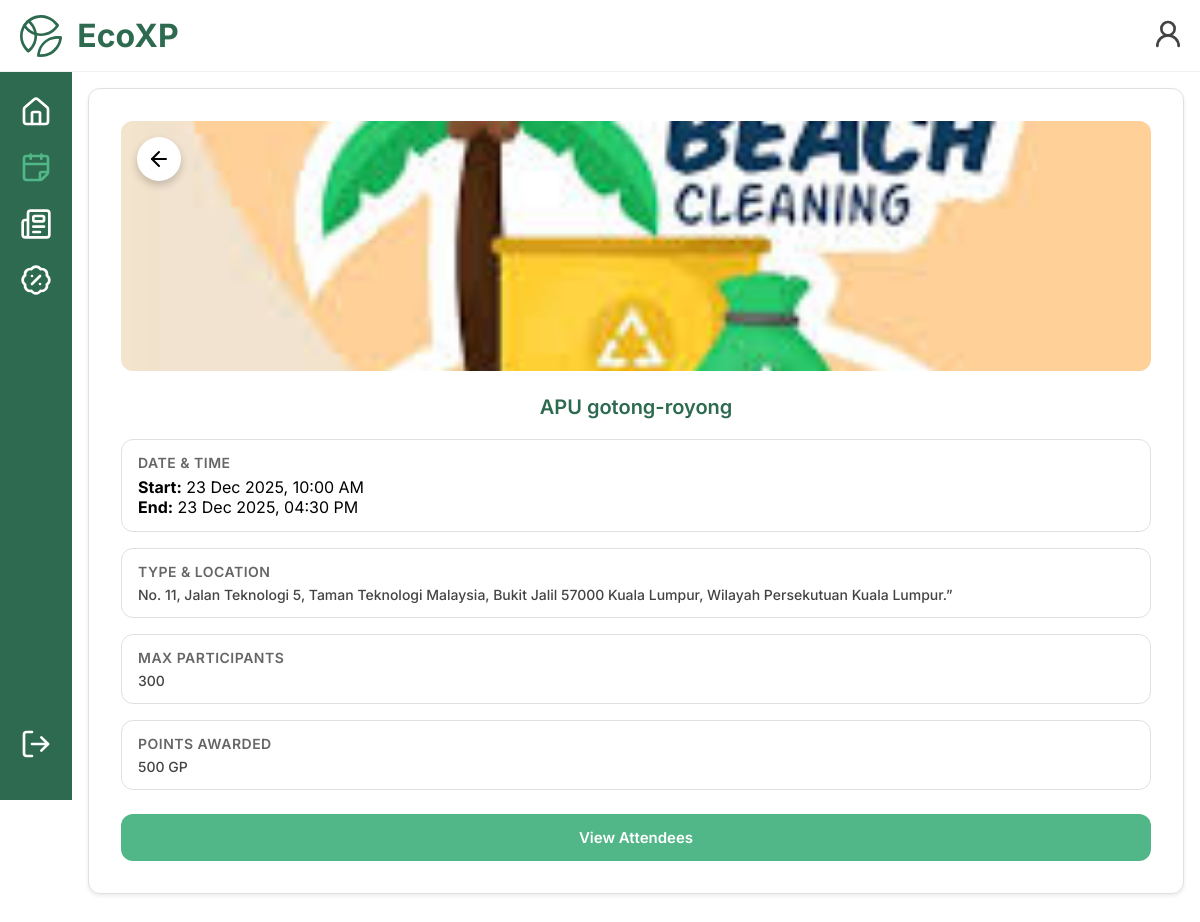
The page /event_manager/php/event-manager-event-details.php?events_id=1 (signed in) on the database its author committed.
### tables this page shows
CREATE TABLE IF NOT EXISTS `eco_news` (
  `eco_news_id` int NOT NULL AUTO_INCREMENT,
  `title` varchar(100) NOT NULL,
  `description` text NOT NULL,
  `image_path` varchar(255) NOT NULL,
  `venue` text NOT NULL,
  `organised_by` varchar(255) NOT NULL,
  `events_id` int NOT NULL,
  `posted_by` int NOT NULL,
  PRIMARY KEY (`eco_news_id`),
  UNIQUE KEY `eco_news_id` (`eco_news_id`),
  KEY `events_id` (`events_id`),
  KEY `posted_by` (`posted_by`)
);

CREATE TABLE IF NOT EXISTS `events` (
  `events_id` int NOT NULL AUTO_INCREMENT,
  `event_name` varchar(50) NOT NULL,
  `description` text NOT NULL,
  `points_rewarded` text NOT NULL,
  `venue` text NOT NULL,
  `organised_by` varchar(255) NOT NULL,
  `organizer_email` varchar(255) NOT NULL,
  `start_time` datetime NOT NULL,
  `end_time` datetime NOT NULL,
  `max_participants` int NOT NULL,
  PRIMARY KEY (`events_id`),
  UNIQUE KEY `events_id` (`events_id`)
);

### event_manager/php/event-manager-event-details.php (the view, shortened to what this page needs)
<?php
    require_once __DIR__ . "/../../config/Database.php";
    if (isset($_GET['events_id'])) {
    $eventId = $_GET['events_id'];
    }
    $specificevent_sql="SELECT events.events_id,events.event_name,events.description,events.venue,events.organised_by,events.organizer_email,events.start_time,events.end_time,events.max_participants,events.points_rewarded,eco_news.image_path
    FROM events
    LEFT JOIN eco_news ON eco_news.events_id = events.events_id
     WHERE events.events_id = '$eventId'";
    $event_result = mysqli_query($database, $specificevent_sql);
    $event = mysqli_fetch_assoc($event_result);
    $start_datetime = date('d M Y, h:i A', strtotime($event['start_time']));
    $end_datetime = date('d M Y, h:i A', strtotime($event['end_time']));
    $image = !empty($event['image_path'])
    ? $event['image_path']
    : 'default-event.jpg';
?>
<!DOCTYPE html>
<html lang="en">
<head>
    <link rel="stylesheet" href="../../mobile.css">
    <link rel="stylesheet" href="../css/event-manager-event-details.css">
</head>
<body>
    <header class="top-bar" role="banner">
    <div class="top-left">
        <button class="icon-btn no-hover topbar-icon" onclick="window.location.href='event-manager-home.php'" style="display:flex;align-items:center;gap:8px;">
            <h2 class="top-title">EcoXP</h2>
        </button>
    </div>
    <div class="top-right">
        <a href="event-manager-profile.php" aria-label="Profile" class="topbar-icon">
            <button class="icon-btn" aria-label="Profile">
                <i data-lucide="user-round"></i>
            </button>
        </a>
    </div>
    </header>
    <nav class="side-bar" role="navigation" aria-label="Main">
    <div class="participant-icon-container">
        <div id="home-icon-box">
        <a href="event-manager-home.php" class="icon-link sidebar-icon" aria-label="Home">
            <button class="icon-btn"><i data-lucide="house"></i></button>
        </a>
        </div>
        <a class="icon-link active sidebar-icon" href="event-manager-calendar.php" aria-label="Challenges">
        <button class="icon-btn"><i data-lucide="calendar-fold"></i></button>
        </a>
        <a class="icon-link sidebar-icon" href="event-manager-news.php" aria-label="Scan / Log Action">
        <button class="icon-btn"><i data-lucide="newspaper"></i></button>
        </a>
        <a class="icon-link sidebar-icon" href="event-manager-rewards-management.php" aria-label="Rewards">
        <button class="icon-btn"><i data-lucide="badge-percent"></i></button>
        </a>
    </div>
    <a class="icon-link sidebar-icon" href="/../../logout.php" id="logout" aria-label="Logout">
        <button class="icon-btn"><i data-lucide="log-out"></i></button>
    </a>
    </nav>
    <main class="main-content">
        <div class="event-details-container">
            <div class="event-image-container">
                <button class="back-bttn" id="back-bttn-id" onclick="window.history.back()"><i data-lucide="arrow-left"></i></button>
                    <img src="../../images/<?php echo htmlspecialchars($image); ?>"alt="Event Image" class="event-image">
            </div>
            <h2 class="event-title"><?php echo htmlspecialchars($event['event_name']); ?></h2>
            <div class="event-info-grid">
                <div class="info-item">
                    <div class="info-label">Date & Time</div>
                    <div><strong>Start:</strong> <?php echo $start_datetime; ?></div>
                    <div><strong>End:</strong> <?php echo $end_datetime; ?></div>
                </div>
                <div class="info-item">
                    <div class="info-label">Type & Location</div>
                    <div class="info-value">
                        <?php echo htmlspecialchars($event['venue']); ?>
                    </div>
                </div>
                <div class="info-item">
                    <div class="info-label">Max Participants</div>
                    <div class="info-value"><?php echo $event['max_participants']; ?></div>
                </div>
                <div class="info-item">
                    <div class="info-label">Points Awarded</div>
                    <div class="info-value"><?php echo $event['points_rewarded']; ?> GP</div>
                </div>
            </div>
            <button class="btn-attendees" onclick="window.location.href='event-manager-attendees.php?events_id=<?php echo $eventId; ?>'">
                View Attendees
            </button>
        </div>
</body>
</html>

### mobile.css (style rules this page uses)
.top-bar { position: fixed; top: 0; left: 0; right: 0; height: 72px; display: flex; align-items: center; justify-content: space-between; padding: 0 16px; background-color: rgba(255, 255, 255, 0.4); backdrop-filter: blur(20px); -webkit-backdrop-filter: blur(10px); border-bottom: 1px solid rgba(0, 0, 0, 0.05); z-index: 1000; }
.top-bar .top-left, .top-bar .top-center, .top-bar .top-right { display: flex; align-items: center; }
.top-bar .top-left { gap: 12px; flex: 0; }
.top-bar .top-right { gap: 12px; flex: 0; }
.top-bar .top-title { font-size: 32px; color: var(--primary-green); margin: 0; padding: 0; }
.icon-btn svg { flex-shrink: 0; display: block; }
.icon-btn.no-hover { padding: 8px 80px; gap: 8px; height: auto; }
.top-bar .top-left .icon-btn svg { flex-shrink: 0; }
.top-bar .top-left .icon-btn h2 { white-space: nowrap; }
.side-bar { position: fixed; top: 72px; left: 0; bottom: auto; width: 72px; background: var(--primary-green); display: flex; flex-direction: column; align-items: center; z-index: 900; padding-top: 24px; padding-bottom: 24px; max-height: calc(100vh - 72px); overflow-y: auto; }
.participant-icon-container { display: flex; flex-direction: column; align-items: center; gap: 24px; width: 100%; flex: 1; }
.icon-link { display: flex; align-items: center; justify-content: center; text-decoration: none; }
.icon-link .icon-btn { color: var(--card-white); stroke-width: 1.5; transition: all 0.2s ease; }
.icon-link.active .icon-btn { color: var(--secondary-green); stroke-width: 2.2; }
#logout { margin: auto; }
.side-bar { position: fixed; top: 72px; left: 0; bottom: 0; width: 72px; background: var(--primary-green); display: flex; align-items: flex-start; z-index: 900; padding-top: 24px; }
.participant-icon-container { display: flex; flex-direction: column; align-items: center; gap: 24px; width: 100%; }
.main-content { margin-left: 72px; margin-top: 72px; padding: 16px; min-height: calc(100vh - 72px); width: calc(100% - 72px); box-sizing: border-box; }
.sidebar-icon .icon-btn, .sidebar-icon .icon-btn svg, .sidebar-icon .icon-btn i { width: 32px; height: 32px; }
.topbar-icon .icon-btn, .topbar-icon .icon-btn svg, .topbar-icon .icon-btn i { width: 32px; height: 32px; }
.icon-link.active .icon-btn { color: var(--secondary-green); }
:root { --primary-green: #2D6A4F; --secondary-green: #52B788; --ice-mint: #f0f7f4; --shadow: rgba(45, 106, 79, 0.1); --card-white: #FFFFFF; --primary-text: #444444; --secondary-text: #666666; --line-black: #999999; }
* { margin: 0; padding: 0; box-sizing: border-box; font-family: 'Inter', sans-serif; }
html, body { height: 100%; overflow-x: hidden; }
body { padding-bottom: 96px; }
.icon-btn { width: 40px; height: 40px; color: var(--primary-text); stroke-width: 1.5; background: none; border: none; padding: 6px; display: inline-flex; align-items: center; justify-content: center; cursor: pointer; transition: transform 160ms ease, box-shadow 160ms ease; }
#logout { margin-top: auto; margin-bottom: 16px; }

### rows shown on the page
eco_news: image_path (picture), events.event_name "APU gotong-royong", events.start_time "23 Dec 2025, 10:00 AM", events.end_time "23 Dec 2025, 04:30 PM", events.venue "No. 11, Jalan Teknologi 5, Taman Teknologi Malaysia, Bukit Jalil 57000 Kuala Lumpur, Wilayah Persekutuan Kuala Lumpur.”", events.max_participants "300", events.points_rewarded "500"
